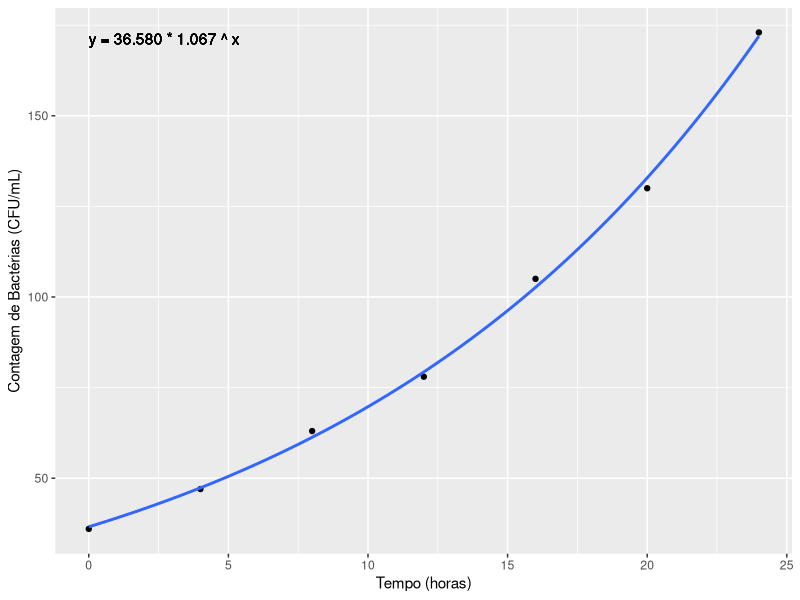

Write R code to recreate this figure.
library( ggplot2 )

x <- c( 0, 4, 8, 12, 16, 20, 24 )
y <- c( 36, 47, 63, 78, 105, 130, 173 )

df <- data.frame( x, y )

modelo <- nls(
  formula = y ~ a * b ^ x,
  data = df,
  start = list( a = 1, b = 1 )
)

a <- summary( modelo )$coefficients[ 1 ]
b <- summary( modelo )$coefficients[ 2 ]

texto <- sprintf( 'y = %.3f * %.3f ^ x', a, b )

ggplot(df, aes( x, y )) +
  geom_point() +
  geom_smooth( 
    method = 'nls', 
    formula = y ~ a * b ^ x, 
    method.args = list( start = c( a = 1, b = 1 ) ), 
    se = FALSE
  ) + 
  xlab( 'Tempo (horas)' ) + 
  ylab( 'Contagem de Bactérias (CFU/mL)' ) +
  geom_text( 
    aes( x = min( x ), y = max( y ), label = texto), 
    hjust = 0, 
    vjust = 1 
  )
